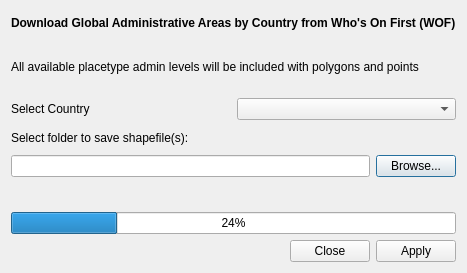
<?xml version="1.0" encoding="UTF-8"?>
<ui version="4.0">
 <class>hcmgis_wof_form</class>
 <widget class="QDialog" name="hcmgis_wof_form">
  <property name="windowModality">
   <enum>Qt::ApplicationModal</enum>
  </property>
  <property name="enabled">
   <bool>true</bool>
  </property>
  <property name="geometry">
   <rect>
    <x>0</x>
    <y>0</y>
    <width>426</width>
    <height>273</height>
   </rect>
  </property>
  <property name="mouseTracking">
   <bool>false</bool>
  </property>
  <property name="windowTitle">
   <string>Download WOF Data by Country</string>
  </property>
  <layout class="QVBoxLayout" name="verticalLayout">
   <item>
    <layout class="QGridLayout" name="gridLayout">
     <property name="verticalSpacing">
      <number>20</number>
     </property>
     <item row="0" column="0" colspan="2">
      <widget class="QLabel" name="label">
       <property name="font">
        <font>
         <weight>75</weight>
         <bold>true</bold>
        </font>
       </property>
       <property name="text">
        <string>Download Global Administrative Areas by Country from Who's On First (WOF)</string>
       </property>
      </widget>
     </item>
     <item row="1" column="0" colspan="2">
      <widget class="QLabel" name="label_2">
       <property name="text">
        <string>All available placetype admin levels will be included with polygons and points</string>
       </property>
      </widget>
     </item>
     <item row="2" column="1">
      <widget class="QComboBox" name="cboCountry"/>
     </item>
     <item row="2" column="0">
      <widget class="QLabel" name="label_3">
       <property name="text">
        <string>Select Country</string>
       </property>
      </widget>
     </item>
    </layout>
   </item>
   <item>
    <layout class="QGridLayout" name="gridLayout_2">
     <item row="1" column="0">
      <widget class="QLineEdit" name="LinOutputFolder">
       <property name="readOnly">
        <bool>true</bool>
       </property>
      </widget>
     </item>
     <item row="0" column="0" colspan="2">
      <widget class="QLabel" name="Label">
       <property name="text">
        <string>Select folder to save shapefile(s):</string>
       </property>
      </widget>
     </item>
     <item row="1" column="1">
      <widget class="QPushButton" name="BtnOutputFolder">
       <property name="text">
        <string>Browse...</string>
       </property>
      </widget>
     </item>
     <item row="2" column="0" colspan="2">
      <widget class="QLabel" name="LblStatus">
       <property name="text">
        <string/>
       </property>
      </widget>
     </item>
     <item row="3" column="0" colspan="2">
      <widget class="QProgressBar" name="status">
       <property name="value">
        <number>24</number>
       </property>
      </widget>
     </item>
    </layout>
   </item>
   <item>
    <widget class="QDialogButtonBox" name="BtnApplyClose">
     <property name="standardButtons">
      <set>QDialogButtonBox::Apply|QDialogButtonBox::Close</set>
     </property>
    </widget>
   </item>
  </layout>
 </widget>
 <resources/>
 <connections>
  <connection>
   <sender>BtnApplyClose</sender>
   <signal>accepted()</signal>
   <receiver>hcmgis_wof_form</receiver>
   <slot>accept()</slot>
   <hints>
    <hint type="sourcelabel">
     <x>251</x>
     <y>272</y>
    </hint>
    <hint type="destinationlabel">
     <x>169</x>
     <y>143</y>
    </hint>
   </hints>
  </connection>
  <connection>
   <sender>BtnApplyClose</sender>
   <signal>rejected()</signal>
   <receiver>hcmgis_wof_form</receiver>
   <slot>reject()</slot>
   <hints>
    <hint type="sourcelabel">
     <x>251</x>
     <y>272</y>
    </hint>
    <hint type="destinationlabel">
     <x>169</x>
     <y>143</y>
    </hint>
   </hints>
  </connection>
 </connections>
</ui>
